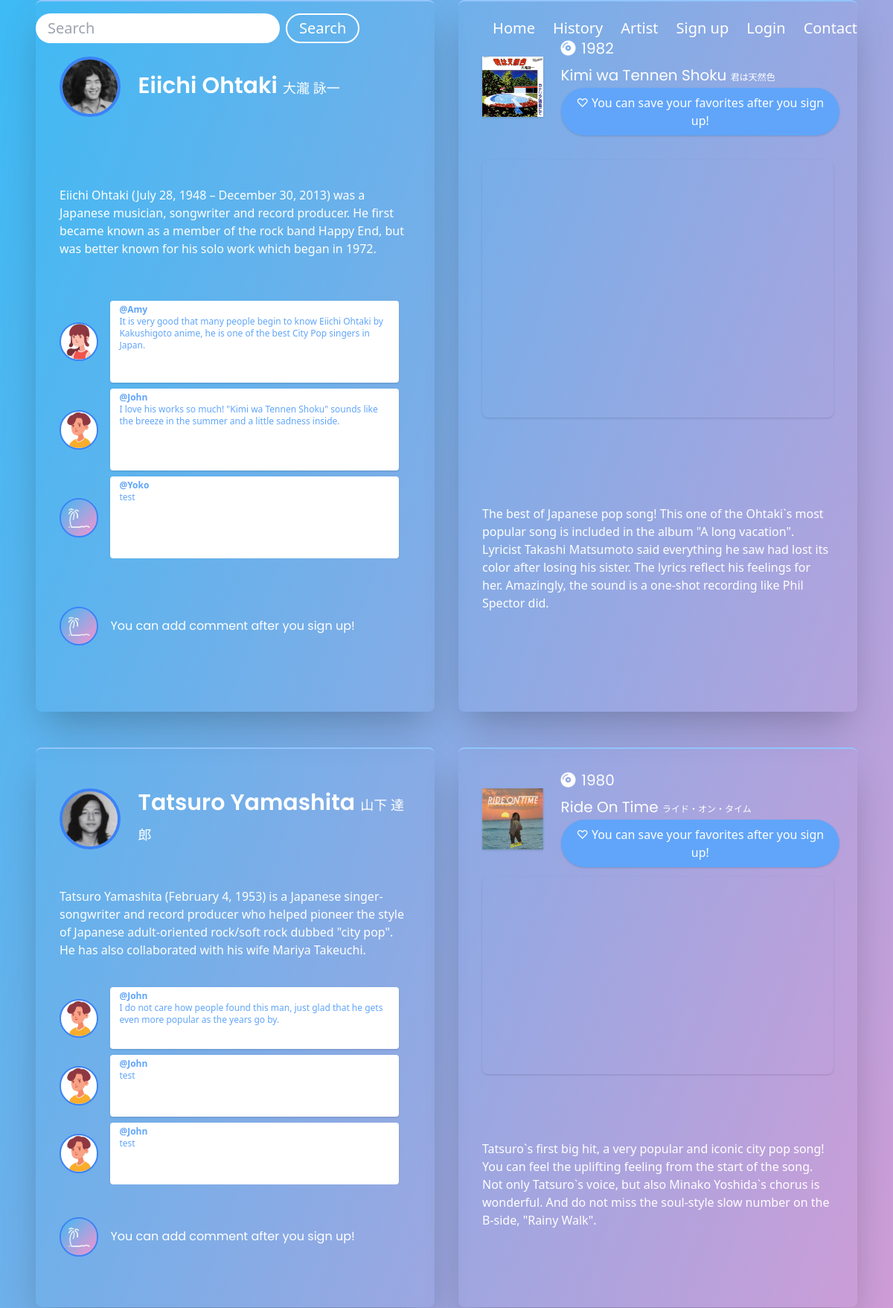
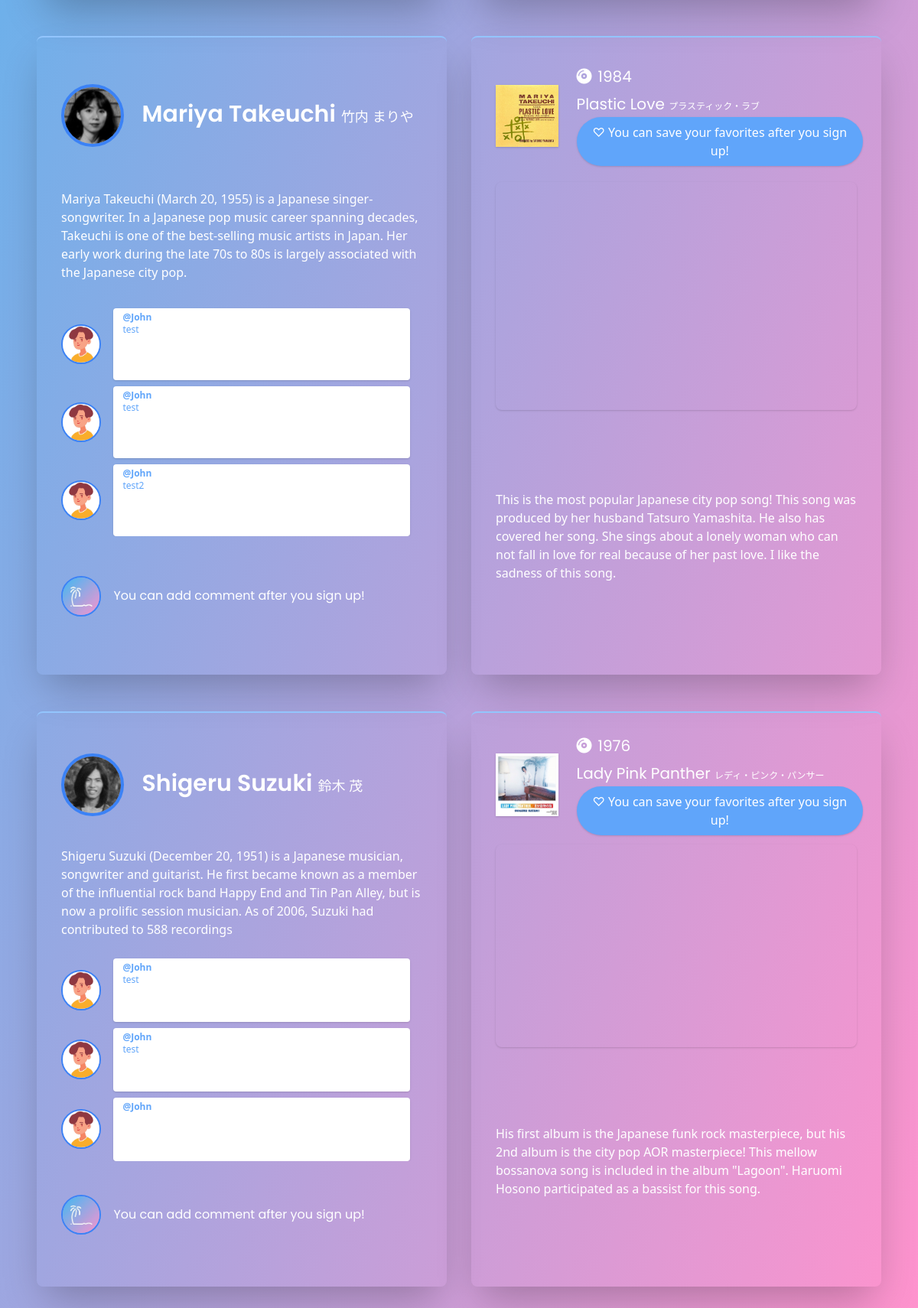
The page /artist on the database its author committed (2 pictures, top to bottom).
### flaskr/models.py (models this page shows, shortened)
class Artist(db.Model):
    __tablename__ = 'artists'
    id = db.Column(db.Integer, primary_key=True)
    from_album_id = db.Column(
        db.Integer, db.ForeignKey('albums.id'), index=True
    )
    year = db.Column(db.Integer)
    name = db.Column(db.String(128))
    name_j = db.Column(db.String(128))
    title = db.Column(db.String(128))
    title_j = db.Column(db.String(128))
    youtube = db.Column(db.Text)
    song_info = db.Column(db.Text)
    artist_info = db.Column(db.Text)
    song_picture_path = db.Column(db.Text)
    artist_picture_path = db.Column(db.Text)

class User(UserMixin, db.Model):
    __tablename__ = 'users'
    id = db.Column(db.Integer, primary_key=True)
    email = db.Column(db.String(64), unique=True, index=True)
    username = db.Column(db.String(64), index=True)
    password = db.Column(db.String(128))
    picture_path = db.Column(db.Text)
    create_at = db.Column(db.DateTime, default=datetime.now)
    update_at = db.Column(db.DateTime, default=datetime.now)
    @classmethod
    def select_user_by_id(cls, id):
        return cls.query.get(id)

class Comment(db.Model):
    __tablename__ = 'comments'
    id = db.Column(db.Integer, primary_key=True)
    from_user_id = db.Column(
        db.Integer, db.ForeignKey('users.id'), index=True
    )
    to_artist_id = db.Column(
        db.Integer, db.ForeignKey('artists.id'), index=True
    )
    comment = db.Column(db.Text)
    create_at = db.Column(db.DateTime, default=datetime.now)
    update_at = db.Column(db.DateTime, default=datetime.now)

### flaskr/artist/views.py (the view, shortened to what this page needs)
@artist_bp.route('', methods=['GET', 'POST'])
def artist():
    artists = Artist.query.all()
    comments = Comment.query.all()
    like_songs = LikeSong.query.all()
    users = User.query.all()
    user_id = current_user.get_id()
    user = User.select_user_by_id(user_id)
    form = LikeSongForm(request.form)
    form_c = CommentForm(request.form)
    if request.method == 'POST' and form_c.validate():
        new_comment = Comment(user_id, form_c.to_artist_id.data, form_c.comment.data)
        with db.session.begin(subtransactions=True):
            new_comment.create_comment()
        db.session.commit()
        flash("Your comment has been added!", "success")
    return render_template('artist/artist.html', artists=artists, comments=comments, like_songs=like_songs, users=users, user=user, form=form, form_c=form_c)

### flaskr/forms.py
class LikeSongForm(FlaskForm):
    from_user_id = HiddenField()
    to_artist_id = HiddenField()
    submit = SubmitField('♡ Like')

class CommentForm(FlaskForm):
    to_artist_id = HiddenField()
    comment = TextAreaField()
    submit = SubmitField('Add Comment')

### flaskr/templates/artist/artist.html (shortened to what this page needs)
{% from "/_formhelpers.html" import render_field %}
{% extends "/base.html" %}
{% block content %}
{% for artist in artists %}
<div class="min-h-screen w-screen grid grid-cols-2 flex items-center p-8 md:p-12 xl:p-20 pt-20 md:pt-20 lg:pt-0 gap-8 box" id="{{ artist.name }}">
    <div class="h-screen lg:h-full col-span-2 lg:col-span-1 shadow-2xl rounded-lg box border-t-2 border-blue-300 p-4 sm:p-6">
        <div class="h-1/5 box flex items-center">
            <div class="h-full w-full grid grid-cols-5">
                <div class="h-full col-span-1 flex items-center box lg:p-2">
                    <img src="{{ url_for('static', filename=artist.artist_picture_path) }}" class="w-full rounded-full border-solid border-4 border-blue-500">
                </div>
                <div class="h-full col-span-4 flex items-center box">
                    <div class="pl-1 sm:pl-4 2xl:pl-8 box">
                        <h3 class="text-xl sm:text-3xl md:text-4xl lg:text-3xl xl:text-4xl 2xl:text-5xl font-semibold">
                            {{ artist.name }} <span>{{ artist.name_j }}</span>
                        </h3>
                    </div>
                </div>
            </div>
        </div>
        <div class="h-1/5 flex items-center px-2 box">
            <p class="text-sm sm:text-base 2xl:text-xl">
                {{ artist.artist_info }}
            </p>
        </div>
        <div class="h-2/5 flex items-center py-4 px-2 box overflow-scroll">
            <div class="h-full w-full box">
                <div class="h-1/3 box">
                    {% set isCommented = {'isCommented':False} %}
                    {% for comment in comments %}
                        {% if artist.id == comment.to_artist_id %}
                        <div class="h-full w-full grid grid-cols-9 box mb-2">
                            {% for user in users %}
                            {% if comment.from_user_id == user.id %}
                            <div class="h-full col-span-1 flex items-center p-0 xl:p-1">
                                {% if user.picture_path %}
                                <img src="{{ url_for('static', filename=user.picture_path) }}" class="rounded-full border-solid border-2 xl:border-4 border-blue-500">
                                {% else %}
                                <img src="/static/image/logoa.jpg" class="rounded-full border-solid border-2 xl:border-4 border-blue-500">
                                {% endif %}
                            </div>
                            <div class="h-full col-span-8 flex items-center">
                                <div class="w-full h-full mx-2 sm:mx-4 2xl:mx-8 py-1 2xl:py-3 px-3 2xl:px-6 bg-white rounded shadow text-blue-400">
                                    <p class="text-xs sm:text-sm lg:text-xs xl:text-sm 2xl:text-lg font-semibold">
                                        @{{ user.username}}
                                    </p>
                                    <p class="text-xs sm:text-sm lg:text-xs xl:text-sm 2xl:text-base">{{ comment.comment }}</p>
                                </div>
                            </div>
                            {% endif %}
                            {% endfor %}
                        </div>
                        {% endif %}
                    {% endfor %}
                </div>
            </div>
        </div>
        <div class="h-1/5 flex items-center px-2 box">
            <div class="h-full w-full grid grid-cols-9 box">
                {% if current_user.is_authenticated %}
                <div class="h-full col-span-1 flex items-center p-0 xl:p-1">
                    {% if current_user.picture_path %}
                    <img src="{{ url_for('static', filename=current_user.picture_path) }}" class="rounded-full border-solid border-2 xl:border-4 border-blue-500">
                    {% else %}
                    <img src="/static/image/logoa.jpg" class="rounded-full border-solid border-2 xl:border-4 border-blue-500">
                    {% endif %}
                </div>
                <div class="h-full col-span-8 flex items-center flex items-center">
                    <form method="POST" class="w-full mx-2 sm:mx-4 2xl:mx-8">
                        {{form_c.csrf_token}}
                        {{ form_c.to_artist_id(value=artist.id) }}
                        <h4 class="text-base sm:text-lg 2xl:text-xl">
                            {{render_field(form_c.comment, rows="2", class="w-full text-xl text-gray-400 rounded shadow p-1 px-2 mt-1")}}
                        </h4>
                        <h4 class="text-base sm:text-lg 2xl:text-xl mt-2">
                            {{form_c.submit(class="bg-blue-400 hover:bg-blue-500 rounded-full outline-none py-2 px-4")}}
                        </h4>
                    </form>
                </div>
                {% else %}
                <div class="h-full col-span-1 flex items-center p-0 xl:p-1">
                    <img src="/static/image/logoa.jpg" class="rounded-full border-solid  border-2 xl:border-4 border-blue-500">
                </div>
                <div class="h-full col-span-8 flex items-center flex items-center">
                    <div class="w-full mx-2 sm:mx-4 2xl:mx-8">
                        <h4>You can add comment after you sign up!</h4>
                    </div>
                </div>
                {% endif %}
            </div>
        </div>
    </div>
    <div class="h-screen lg:h-full col-span-2 lg:col-span-1 shadow-2xl rounded-lg box border-t-2 border-blue-300 p-4 sm:p-6">
        <div class="h-1/5 box flex items-center">
            <div class="h-full w-full grid grid-cols-5">
                <div class="h-full col-span-1 flex items-center lg:p-2 box">
                    <img src="{{ url_for('static', filename=artist.song_picture_path) }}" alt="" class="w-full shadow">
                </div>
                <div class="h-full col-span-4 flex items-center box">
                    <div class="pl-2 sm:pl-4 2xl:pl-8 box">
                        <h4 class="text-lg sm:text-2xl lg:text-xl xl:text-2xl 2xl:text-4xl"><i class="fas fa-compact-disc mr-2"></i>{{ artist.year }}</h4>
                        <h4 class="text-base sm:text-2xl lg:text-xl xl:text-2xl 2xl:text-4xl pt-2">{{ artist.title }} <span>{{ artist.title_j }}</span></h4>
                        {% if current_user.is_authenticated %}
                        <form method="POST" class="mt-2">
                            {{ form.csrf_token }}
                            {{ form.from_user_id(value=current_user.id) }}
                            {{ form.to_artist_id(value=artist.id) }}
                            <h5 class="text-base xl:text-xl">
                                {{ form.submit(class="bg-blue-400 hover:bg-blue-500 py-1 sm:py-2 px-2 sm:px-4 rounded-full shadow focus:outline-none focus:bg-pink-500 cursor-pointer") }}
                            </h5>
                        </form>
                        {% else %}
                        <h5 class="text-base xl:text-xl">
                            <a href="{{ url_for('signup.signup') }}">
                                <button class="bg-blue-400 hover:bg-blue-500 py-1 sm:py-2 px-2 sm:px-4 rounded-full shadow focus:outline-none">
                                    ♡ You can save your favorites after you sign up!
                                </button>
                            </a>
                        </h5>
                        {% endif %}
                    </div>
                </div>
            </div>
        </div>
        <div class="h-2/5 sm:h-3/5 lg:h-2/5 xl:h-3/5 flex items-center lg:p-2 2xl:pt-8 box">
            <iframe class="w-full h-full shadow rounded-lg  transform duration-700 ease-linear hover:scale-105" src="{{ artist.youtube }}" frameborder="0" allow="accelerometer; autoplay; encrypted-media; gyroscope; picture-in-picture" allowfullscreen></iframe>
        </div>
        <div class="h-2/5 sm:h-1/5 lg:h-2/5 xl:h-1/5 flex items-center px-2 box">
            <p class="text-base 2xl:text-xl">
                {{ artist.song_info }}
            </p>
        </div>
    </div>
</div>
{% endfor %}
{% endblock %}

### flaskr/static/css/base.css (style rules this page uses)
body { background: linear-gradient(to bottom right, #3dbaf4 0%, #ff93cd 100%); }
body:after { position: fixed; top: 0; left: 0; width: 100%; height: 100%; content: ""; background: linear-gradient(to bottom right, #3dbaf4 0%, #ff93cd 100%); z-index: -1; }
h2, h3, h4 { font-family: 'Poppins', sans-serif; }
span { font-size: 60%; font-weight: normal; }

### rows shown on the page
Artist: artist_picture_path (picture), name "Eiichi Ohtaki", name_j "大瀧 詠一", artist_info "Eiichi Ohtaki (July 28, 1948 – December 30, 2013) was a Japanese musician, songwriter and record producer. He first became known as a member of the rock band Happy End, but was better known for his solo work which began in 1972.", song_picture_path (picture), year "1982", title "Kimi wa Tennen Shoku", title_j "君は天然色", song_info "The best of Japanese pop song! This one of the Ohtaki`s most popular song is included in the album \"A long vacation\". Lyricist Takashi Matsumoto said everything he saw had lost its color after losing his sister. The lyrics reflect his feelings for her. Amazingly, the sound is a one-shot recording like Phil Spector did."
Comment: comment "It is very good that many people begin to know Eiichi Ohtaki by Kakushigoto anime, he is one of the best City Pop singers in Japan."
User: picture_path (picture), username "Amy"
Comment: comment "I love his works so much! \"Kimi wa Tennen Shoku\" sounds like the breeze in the summer and a little sadness inside."
User: picture_path (picture), username "John"
Comment: comment "test"
User: username "Yoko"
Artist: artist_picture_path (picture), name "Tatsuro Yamashita", name_j "山下 達郎", artist_info "Tatsuro Yamashita (February 4, 1953) is a Japanese singer-songwriter and record producer who helped pioneer the style of Japanese adult-oriented rock/soft rock dubbed \"city pop\". He has also collaborated with his wife Mariya Takeuchi.", song_picture_path (picture), year "1980", title "Ride On Time", title_j "ライド・オン・タイム", song_info "Tatsuro`s first big hit, a very popular and iconic city pop song! You can feel the uplifting feeling from the start of the song. Not only Tatsuro`s voice, but also Minako Yoshida`s chorus is wonderful. And do not miss the soul-style slow number on the B-side, \"Rainy Walk\"."
Comment: comment "I do not care how people found this man, just glad that he gets even more popular as the years go by."
Comment: comment "test"
Comment: comment "test"
Artist: artist_picture_path (picture), name "Mariya Takeuchi", name_j "竹内 まりや", artist_info "Mariya Takeuchi (March 20, 1955) is a Japanese singer-songwriter. In a Japanese pop music career spanning decades, Takeuchi is one of the best-selling music artists in Japan. Her early work during the late 70s to 80s is largely associated with the Japanese city pop.", song_picture_path (picture), year "1984", title "Plastic Love", title_j "プラスティック・ラブ", song_info "This is the most popular Japanese city pop song! This song was produced by her husband Tatsuro Yamashita. He also has covered her song. She sings about a lonely woman who can not fall in love for real because of her past love. I like the sadness of this song."
Comment: comment "test"
Comment: comment "test"
Comment: comment "test2"
Artist: artist_picture_path (picture), name "Shigeru Suzuki", name_j "鈴木 茂", artist_info "Shigeru Suzuki (December 20, 1951) is a Japanese musician, songwriter and guitarist. He first became known as a member of the influential rock band Happy End and Tin Pan Alley, but is now a prolific session musician. As of 2006, Suzuki had contributed to 588 recordings", song_picture_path (picture), year "1976", title "Lady Pink Panther", title_j "レディ・ピンク・パンサー", song_info "His first album is the Japanese funk rock masterpiece, but his 2nd album is the city pop AOR masterpiece! This mellow bossanova song is included in the album \"Lagoon\". Haruomi Hosono participated as a bassist for this song."
Comment: comment "test"
Comment: comment "test"
